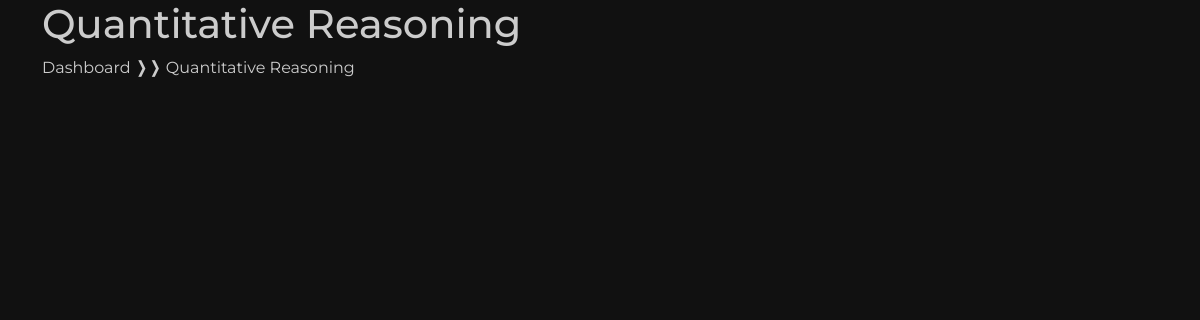
The app's page /course-page/2/, older data.
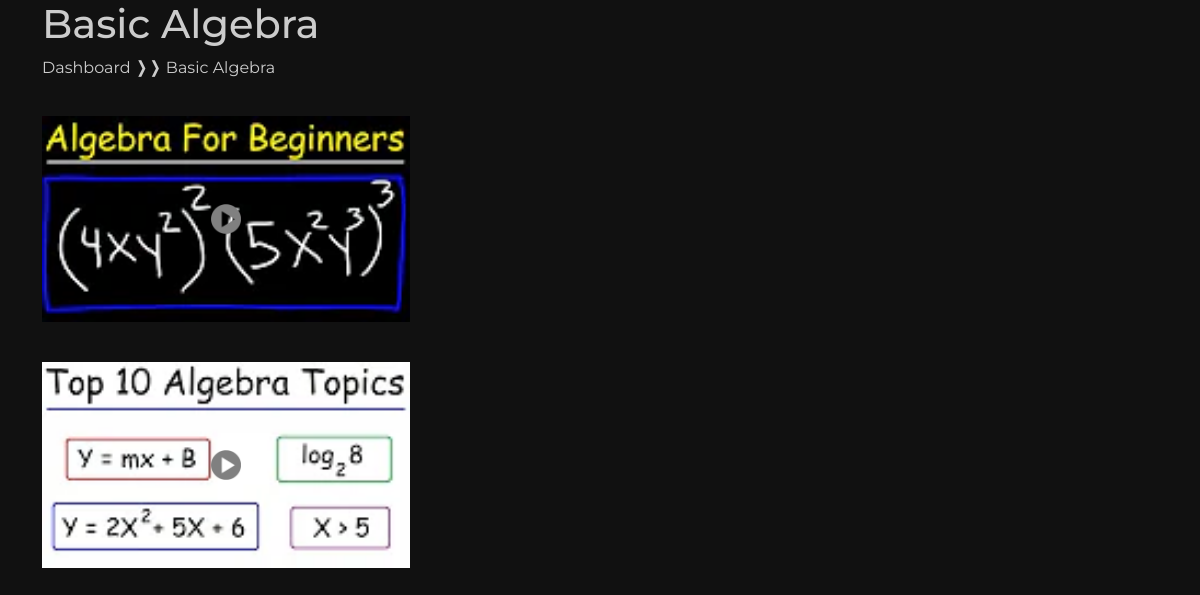
The same page, newer data.
### general/models.py (models this page shows, shortened)
class UcatSection(models.Model):
    name = models.CharField(max_length=50)

class UcatVideo(models.Model):
    section = models.ForeignKey(UcatSection, on_delete=models.CASCADE)
    name = models.CharField(max_length=30)
    description = models.TextField()
    thumbnail = models.ImageField(null = True)
    url = models.CharField(max_length=50)
    unlocked = models.BooleanField(default=False)

### general/views.py (the view)
# urls.py: path('course-page/<int:sectionInstanceId>/', course_page_view),
def course_page_view(request, sectionInstanceId):
    section = UcatSection.objects.get(id = sectionInstanceId)
    context = {
        'section_name': section.name,
        'unlocked_vids': UcatVideo.objects.filter(section = section, unlocked = True),
        'locked_vids': UcatVideo.objects.filter(section = section, unlocked = False)
    }
    return render(request, 'course-page.html', context)

### general/templates/course-page.html (shortened to what this page needs)
{% extends 'base.html' %}
{% load static %}
{% block body %}
<div class='course-page'>
    <div class='container'>
        <div class='header-area'>
            <h1>{{section_name}}</h1>
            <div class='nav'>
                <p>Dashboard <span><strong>❭❭</strong></span> {{section_name}}</p>
            </div>
        </div>
    </div>
    <div class="container">
        <div class="row">
            <div class="col-md-4" style='padding-right: 0'>
                {% for vid in unlocked_vids %}
                    <div class='thumbnail' onclick='window.location.href="video/{{vid.id}}/"'>
                        <div class="play-button"><img src="{{vid.thumbnail.url}}" style='width: 100%'></div>
                    </div>
                {% endfor %}
            </div>
            <div class="col-md-8">
            </div>
        </div>
    </div>
</div>
{% endblock %}

### general/templates/base.html (shortened to what this page needs)
{% load static %}
<!doctype html>
<html lang="en">
  <head>
    <link href="https://cdn.jsdelivr.net/npm/bootstrap@5.0.2/dist/css/bootstrap.min.css" rel="stylesheet">
    <link rel="stylesheet" type='text/css' href="https://cdnjs.cloudflare.com/ajax/libs/font-awesome/6.3.0/css/all.min.css">
    <link rel='stylesheet' type='text/css' href='{% static "css/style.css"%}'/>
  </head>
  <body>
    {% block body %}
    {% endblock %}
  </body>
</html>

### static/css/style.css (style rules this page uses)
body { font-family: 'Montserrat'; cursor:default; }
.course-page { background-color: #111111; min-height: 100vh; color: #ccc; }
.thumbnail { padding: 20px 0px; cursor: pointer; transition: transform 0.4s; }
.thumbnail .play-button { position: relative; }
.thumbnail .play-button::after { content: ""; background-image: url("../img/play-button.png"); background-size: contain; background-repeat: no-repeat; width: 30px; height: 30px; position: absolute; top: 50%; left: 50%; transform: translate(-50%, -50%); }

Row changes from the older to the newer data that the page shows:
changed UcatSection: name "Quantitative Reasoning" → "Basic Algebra"
added UcatVideo: thumbnail (picture)
added UcatVideo: thumbnail (picture)
